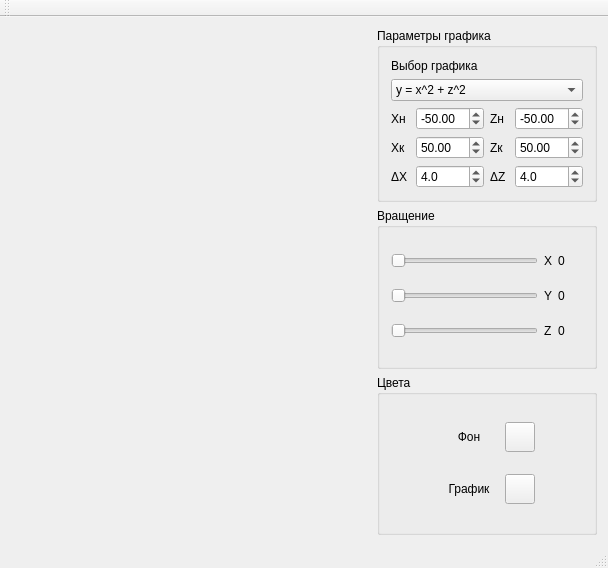
<?xml version="1.0" encoding="UTF-8"?>
<ui version="4.0">
 <class>MainWindow</class>
 <widget class="QMainWindow" name="MainWindow">
  <property name="geometry">
   <rect>
    <x>0</x>
    <y>0</y>
    <width>608</width>
    <height>568</height>
   </rect>
  </property>
  <property name="windowTitle">
   <string>MainWindow</string>
  </property>
  <widget class="QWidget" name="centralWidget">
   <layout class="QGridLayout" name="gridLayout_2">
    <item row="0" column="0" rowspan="3">
     <spacer name="horizontalSpacer">
      <property name="orientation">
       <enum>Qt::Horizontal</enum>
      </property>
      <property name="sizeHint" stdset="0">
       <size>
        <width>40</width>
        <height>20</height>
       </size>
      </property>
     </spacer>
    </item>
    <item row="2" column="1">
     <widget class="QGroupBox" name="groupColors">
      <property name="minimumSize">
       <size>
        <width>200</width>
        <height>0</height>
       </size>
      </property>
      <property name="maximumSize">
       <size>
        <width>220</width>
        <height>16777215</height>
       </size>
      </property>
      <property name="styleSheet">
       <string notr="true">font: 13pt &quot;mononoki Nerd Font&quot;;</string>
      </property>
      <property name="title">
       <string>Цвета</string>
      </property>
      <layout class="QGridLayout" name="gridLayout">
       <item row="1" column="2">
        <widget class="QPushButton" name="btnForegroundColor">
         <property name="minimumSize">
          <size>
           <width>30</width>
           <height>30</height>
          </size>
         </property>
         <property name="maximumSize">
          <size>
           <width>30</width>
           <height>30</height>
          </size>
         </property>
         <property name="text">
          <string/>
         </property>
        </widget>
       </item>
       <item row="0" column="1">
        <widget class="QLabel" name="lblBackgroundColor">
         <property name="minimumSize">
          <size>
           <width>60</width>
           <height>0</height>
          </size>
         </property>
         <property name="maximumSize">
          <size>
           <width>60</width>
           <height>16777215</height>
          </size>
         </property>
         <property name="text">
          <string>Фон</string>
         </property>
         <property name="alignment">
          <set>Qt::AlignCenter</set>
         </property>
        </widget>
       </item>
       <item row="0" column="2">
        <widget class="QPushButton" name="btnBackgroundColor">
         <property name="minimumSize">
          <size>
           <width>30</width>
           <height>30</height>
          </size>
         </property>
         <property name="maximumSize">
          <size>
           <width>30</width>
           <height>30</height>
          </size>
         </property>
         <property name="text">
          <string/>
         </property>
        </widget>
       </item>
       <item row="1" column="1">
        <widget class="QLabel" name="lblForegroundColor">
         <property name="minimumSize">
          <size>
           <width>60</width>
           <height>0</height>
          </size>
         </property>
         <property name="maximumSize">
          <size>
           <width>60</width>
           <height>16777215</height>
          </size>
         </property>
         <property name="text">
          <string>График</string>
         </property>
         <property name="alignment">
          <set>Qt::AlignCenter</set>
         </property>
        </widget>
       </item>
       <item row="0" column="3" rowspan="2">
        <spacer name="horizontalSpacer_3">
         <property name="orientation">
          <enum>Qt::Horizontal</enum>
         </property>
         <property name="sizeHint" stdset="0">
          <size>
           <width>40</width>
           <height>20</height>
          </size>
         </property>
        </spacer>
       </item>
       <item row="0" column="0" rowspan="2">
        <spacer name="horizontalSpacer_2">
         <property name="orientation">
          <enum>Qt::Horizontal</enum>
         </property>
         <property name="sizeHint" stdset="0">
          <size>
           <width>40</width>
           <height>20</height>
          </size>
         </property>
        </spacer>
       </item>
      </layout>
     </widget>
    </item>
    <item row="0" column="1">
     <widget class="QGroupBox" name="groupMath">
      <property name="maximumSize">
       <size>
        <width>220</width>
        <height>16777215</height>
       </size>
      </property>
      <property name="styleSheet">
       <string notr="true">font: 13pt &quot;mononoki Nerd Font&quot;;</string>
      </property>
      <property name="title">
       <string>Параметры графика</string>
      </property>
      <layout class="QGridLayout" name="gridLayout_3">
       <item row="3" column="1">
        <widget class="QDoubleSpinBox" name="spinXStart">
         <property name="minimum">
          <double>-999.000000000000000</double>
         </property>
         <property name="maximum">
          <double>999.000000000000000</double>
         </property>
         <property name="singleStep">
          <double>1.000000000000000</double>
         </property>
         <property name="value">
          <double>-50.000000000000000</double>
         </property>
        </widget>
       </item>
       <item row="4" column="1">
        <widget class="QDoubleSpinBox" name="spinXFinish">
         <property name="minimum">
          <double>-999.000000000000000</double>
         </property>
         <property name="maximum">
          <double>999.000000000000000</double>
         </property>
         <property name="singleStep">
          <double>1.000000000000000</double>
         </property>
         <property name="value">
          <double>50.000000000000000</double>
         </property>
        </widget>
       </item>
       <item row="1" column="0" colspan="4">
        <widget class="QComboBox" name="cmbChangeGraph">
         <item>
          <property name="text">
           <string>y = x^2 + z^2</string>
          </property>
         </item>
         <item>
          <property name="text">
           <string>y = sin(x)</string>
          </property>
         </item>
         <item>
          <property name="text">
           <string>y = sin^2(x) - cos^2(z)</string>
          </property>
         </item>
         <item>
          <property name="text">
           <string>y = acos(sin(x) * cos(z))</string>
          </property>
         </item>
         <item>
          <property name="text">
           <string>y = -sin(x * x + z * z) + 1</string>
          </property>
         </item>
        </widget>
       </item>
       <item row="4" column="3">
        <widget class="QDoubleSpinBox" name="spinZFinish">
         <property name="minimum">
          <double>-999.000000000000000</double>
         </property>
         <property name="maximum">
          <double>999.000000000000000</double>
         </property>
         <property name="singleStep">
          <double>1.000000000000000</double>
         </property>
         <property name="value">
          <double>50.000000000000000</double>
         </property>
        </widget>
       </item>
       <item row="0" column="0" colspan="3">
        <widget class="QLabel" name="lblChangeGraph">
         <property name="text">
          <string>Выбор графика</string>
         </property>
        </widget>
       </item>
       <item row="3" column="3">
        <widget class="QDoubleSpinBox" name="spinZStart">
         <property name="minimum">
          <double>-999.000000000000000</double>
         </property>
         <property name="maximum">
          <double>999.000000000000000</double>
         </property>
         <property name="singleStep">
          <double>1.000000000000000</double>
         </property>
         <property name="value">
          <double>-50.000000000000000</double>
         </property>
        </widget>
       </item>
       <item row="4" column="2">
        <widget class="QLabel" name="lblZFinish">
         <property name="text">
          <string>Zк</string>
         </property>
        </widget>
       </item>
       <item row="4" column="0">
        <widget class="QLabel" name="lblXFinish">
         <property name="text">
          <string>Xк</string>
         </property>
        </widget>
       </item>
       <item row="3" column="0">
        <widget class="QLabel" name="lblXStart">
         <property name="text">
          <string>Xн</string>
         </property>
        </widget>
       </item>
       <item row="3" column="2">
        <widget class="QLabel" name="lblZStart">
         <property name="text">
          <string>Zн</string>
         </property>
        </widget>
       </item>
       <item row="5" column="0">
        <widget class="QLabel" name="lblXDelta">
         <property name="text">
          <string>ΔX</string>
         </property>
        </widget>
       </item>
       <item row="5" column="2">
        <widget class="QLabel" name="lblZDelta">
         <property name="text">
          <string>ΔZ</string>
         </property>
        </widget>
       </item>
       <item row="5" column="3">
        <widget class="QDoubleSpinBox" name="spinZDelta">
         <property name="decimals">
          <number>1</number>
         </property>
         <property name="minimum">
          <double>0.000000000000000</double>
         </property>
         <property name="maximum">
          <double>999.000000000000000</double>
         </property>
         <property name="singleStep">
          <double>2.000000000000000</double>
         </property>
         <property name="value">
          <double>4.000000000000000</double>
         </property>
        </widget>
       </item>
       <item row="5" column="1">
        <widget class="QDoubleSpinBox" name="spinXDelta">
         <property name="decimals">
          <number>1</number>
         </property>
         <property name="minimum">
          <double>0.000000000000000</double>
         </property>
         <property name="maximum">
          <double>999.000000000000000</double>
         </property>
         <property name="singleStep">
          <double>2.000000000000000</double>
         </property>
         <property name="value">
          <double>4.000000000000000</double>
         </property>
        </widget>
       </item>
      </layout>
     </widget>
    </item>
    <item row="1" column="1">
     <widget class="QGroupBox" name="groupRotate">
      <property name="maximumSize">
       <size>
        <width>220</width>
        <height>16777215</height>
       </size>
      </property>
      <property name="styleSheet">
       <string notr="true">font: 13pt &quot;mononoki Nerd Font&quot;;</string>
      </property>
      <property name="title">
       <string>Вращение</string>
      </property>
      <layout class="QGridLayout" name="gridLayout_4">
       <item row="2" column="0">
        <widget class="QSlider" name="sliderAngleZ">
         <property name="maximum">
          <number>360</number>
         </property>
         <property name="orientation">
          <enum>Qt::Horizontal</enum>
         </property>
        </widget>
       </item>
       <item row="1" column="1">
        <widget class="QLabel" name="label_2">
         <property name="text">
          <string>Y</string>
         </property>
        </widget>
       </item>
       <item row="0" column="0">
        <widget class="QSlider" name="sliderAngleX">
         <property name="maximum">
          <number>360</number>
         </property>
         <property name="orientation">
          <enum>Qt::Horizontal</enum>
         </property>
        </widget>
       </item>
       <item row="1" column="0">
        <widget class="QSlider" name="sliderAngleY">
         <property name="maximum">
          <number>360</number>
         </property>
         <property name="orientation">
          <enum>Qt::Horizontal</enum>
         </property>
        </widget>
       </item>
       <item row="2" column="1">
        <widget class="QLabel" name="label_3">
         <property name="text">
          <string>Z</string>
         </property>
        </widget>
       </item>
       <item row="0" column="1">
        <widget class="QLabel" name="label">
         <property name="text">
          <string>X</string>
         </property>
        </widget>
       </item>
       <item row="0" column="2">
        <widget class="QLabel" name="lblAngleX">
         <property name="minimumSize">
          <size>
           <width>25</width>
           <height>0</height>
          </size>
         </property>
         <property name="maximumSize">
          <size>
           <width>25</width>
           <height>16777215</height>
          </size>
         </property>
         <property name="text">
          <string>0</string>
         </property>
        </widget>
       </item>
       <item row="1" column="2">
        <widget class="QLabel" name="lblAngleY">
         <property name="text">
          <string>0</string>
         </property>
        </widget>
       </item>
       <item row="2" column="2">
        <widget class="QLabel" name="lblAngleZ">
         <property name="text">
          <string>0</string>
         </property>
        </widget>
       </item>
      </layout>
     </widget>
    </item>
   </layout>
  </widget>
  <widget class="QMenuBar" name="menuBar">
   <property name="geometry">
    <rect>
     <x>0</x>
     <y>0</y>
     <width>608</width>
     <height>22</height>
    </rect>
   </property>
  </widget>
  <widget class="QToolBar" name="mainToolBar">
   <attribute name="toolBarArea">
    <enum>TopToolBarArea</enum>
   </attribute>
   <attribute name="toolBarBreak">
    <bool>false</bool>
   </attribute>
  </widget>
  <widget class="QStatusBar" name="statusBar"/>
 </widget>
 <layoutdefault spacing="6" margin="11"/>
 <tabstops>
  <tabstop>cmbChangeGraph</tabstop>
  <tabstop>spinXStart</tabstop>
  <tabstop>spinXFinish</tabstop>
  <tabstop>spinXDelta</tabstop>
  <tabstop>spinZStart</tabstop>
  <tabstop>spinZFinish</tabstop>
  <tabstop>spinZDelta</tabstop>
  <tabstop>sliderAngleX</tabstop>
  <tabstop>sliderAngleY</tabstop>
  <tabstop>sliderAngleZ</tabstop>
  <tabstop>btnBackgroundColor</tabstop>
  <tabstop>btnForegroundColor</tabstop>
 </tabstops>
 <resources/>
 <connections/>
</ui>
